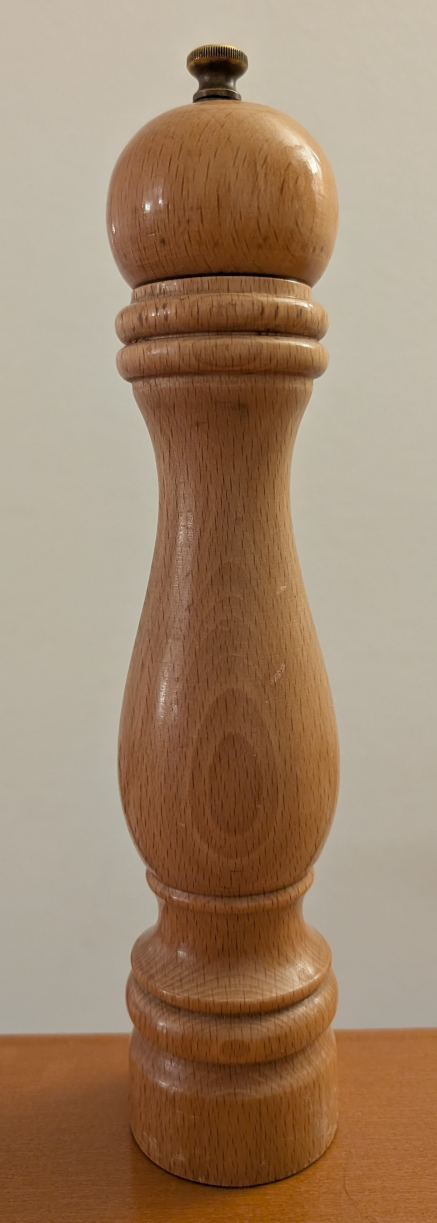
#> input picture Images/Pepper.jpg, 1311 x 3667 px (shown at 1/3 size)
$ jupyter execute Canny_edge_detection.ipynb
#> lines starting #> are read from the running program, lines starting #| are printed output that depends on the picture; after the words box and inside, x2 and y2 are one past the last pixel; in counts of white or black regions, pixels touching at a corner belong together
# Canny Edge Detection
Canny edge detection is a multistage edge detection algorithm that takes grayscale images and was developed by John F. Canny [1] [2].

1) Gaussian blurring
2) Intensity gradients and direction
3) Non-maximum supression
4) Double tresholding and hysteresis edge tracking

The following steps and explenations are mainly based of [1] and [3]

[cell 1]
#Imports
import matplotlib.pyplot as plt
import importlib
import numpy as np
import cv2
from scipy.signal import convolve2d
from collections import deque

# Preprocessing:
Before applying the Canny edge detector, images need to be converted from BGR to grayscale.
Optionaly downscaling will also be an option for large images.

[cell 2]
image_path = input("enter the path to the image you want to process: ")
#> the answer given: Images/Pepper.jpg
imageBGR = cv2.imread(image_path)
#> imageBGR is the input picture: shape (3667, 1311, 3); mean B, G, R 108.6, 134.1, 160.6
imageRGB = cv2.cvtColor(imageBGR, cv2.COLOR_BGR2RGB)
processed_img = cv2.cvtColor(imageBGR, cv2.COLOR_BGR2GRAY)
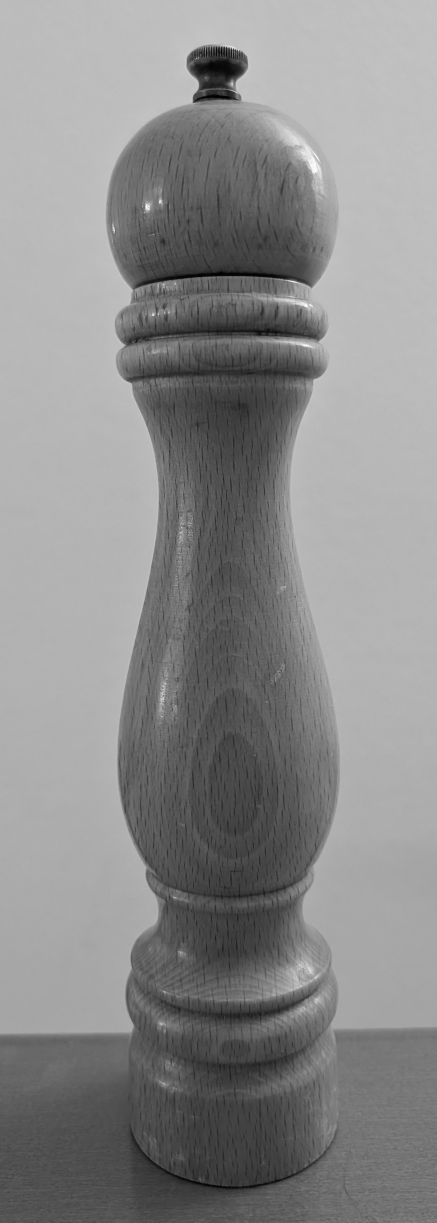
#> processed_img: shape (3667, 1311) (shown at 1/3 size); min 0, max 255, mean 139.1

if processed_img is None:
    raise ValueError("image not found")

downscale_to_50_percent = input("do you want to downscale the image to 50%? (y/n): ")
#> the answer given: y
if downscale_to_50_percent.lower() == "y":
    height, width = processed_img.shape[:2]
#> height = 3667; width = 1311
    new_width = int(width * 0.5)
#> new_width = 655
    new_height = int(height * 0.5)
#> new_height = 1833
    processed_img = cv2.resize(processed_img, (new_width, new_height), interpolation = cv2.INTER_AREA)
#> processed_img: shape (1833, 655)
    print("downscaling done")
    print(f"Downscaling done: {width}x{height} → {new_width}x{new_height}")
#| Downscaling done: 1311x3667 → 655x1833

#show original and preprocessed image
fig, (im1, im2) = plt.subplots(1, 2, figsize = (4, 3))

im1.imshow(imageRGB)
im1.set_title("Loaded image")
im1.axis("off")

im2.imshow(processed_img, cmap = "gray")
im2.set_title("Processed image")
im2.axis("off")

plt.tight_layout()
plt.show()
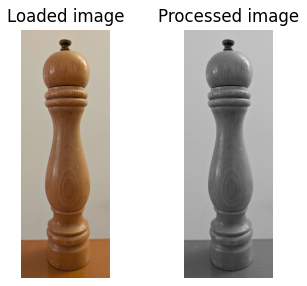
#> figure drawn by matplotlib, 2 panels

# 1) Gaussian blurring is applied to reduce noise by using a gaussian filter

Here we will use open cv's GaussianBlur function. Define the kernel size and the stadard deviation in the x and y direction.

[cell 3]
image_gaussian_blurred = cv2.GaussianBlur(processed_img, (5,5), 0)
print("Gaussian blurr applied")

fig, (im1, im2) = plt.subplots(1, 2, figsize = (8, 7))

im1.imshow(processed_img, cmap = "gray")
im1.set_title("Greyscale original image")
im1.axis("off")

im2.imshow(image_gaussian_blurred, cmap = "gray")
im2.set_title("Gaussian blurred image")
im2.axis("off")

plt.tight_layout()
plt.show()
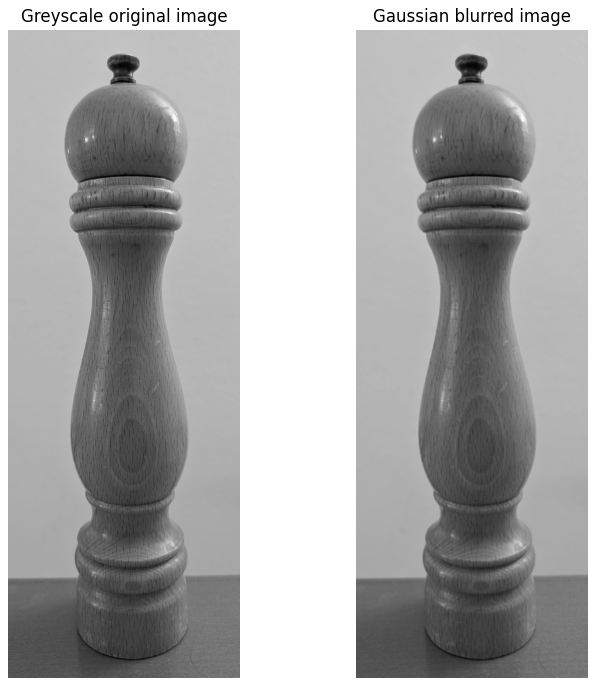
#> figure drawn by matplotlib, 2 panels

# 2) Intensity gradients and direction

Calculate the intensity gradient of the image. This is done with a Sobel kernel filter calculating the gradient of the image in the vertical and horizontal direction. It measures how the intensity changes in each of the directions. The magnitude of the directional gradient of each pixel can be found using: $$ G = \sqrt{G_x^2 + G_y^2} $$ And the corresponding direction using: $$ \theta = \arctan\left(\frac{G_y}{G_x}\right) $$

[cell 4]
sobel_y = np.array([[-1, -2, -1],
                    [0, 0, 0],
                    [1, 2, 1]])
sobel_x = sobel_y.T

#Convolce the entire image with the sobel filters:
Gx = convolve2d(image_gaussian_blurred, sobel_x, mode = "same", boundary = "symm")
Gy = convolve2d(image_gaussian_blurred, sobel_y, mode = "same", boundary = "symm")
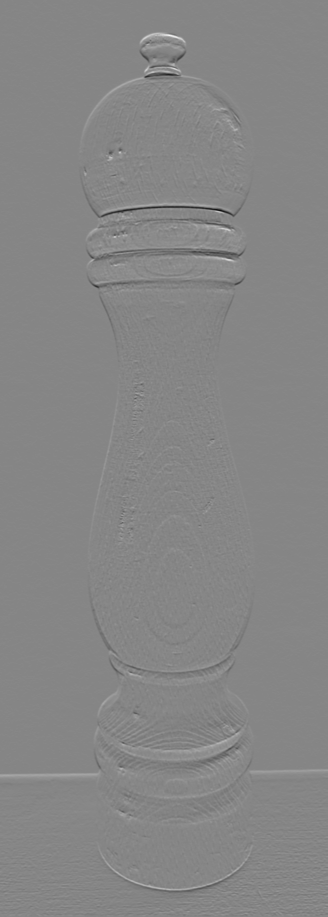
#> Gy: shape (1833, 655) int64 (shown at 1/2 size); min -339, max 307, mean 0.4; drawn with min black and max white

#Compute the gradient magnitude and direction
G = np.sqrt(np.square(Gx) + np.square(Gy))
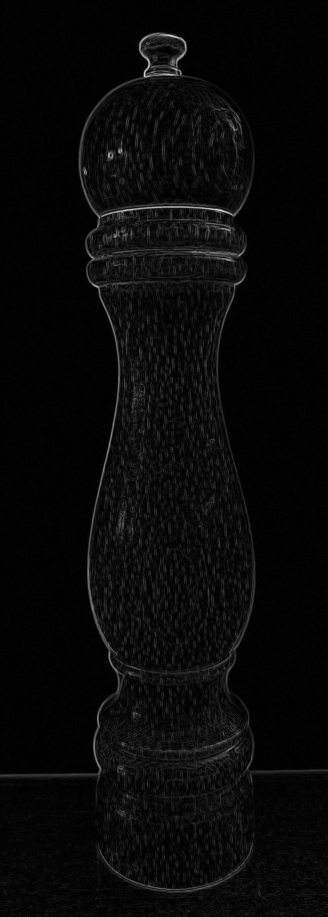
#> G: shape (1833, 655) float64 (shown at 1/2 size); min 0, max 339, mean 11.4; drawn with min black and max white
directions = np.arctan2(Gy, Gx)
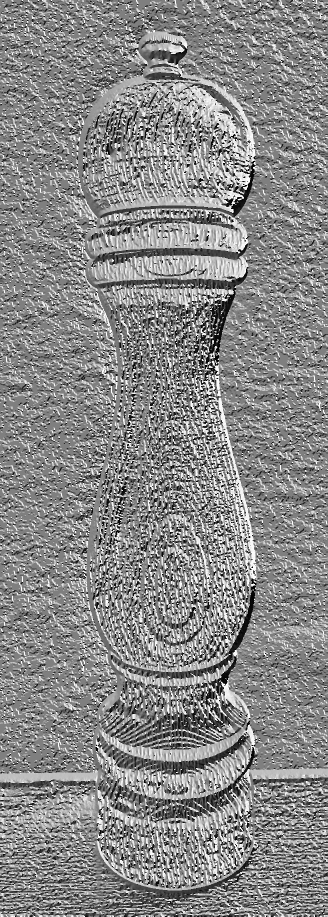
#> directions: shape (1833, 655) float64 (shown at 1/2 size); min -3.13, max 3.14, mean 0.229; drawn with min black and max white

fig, (im1, im2, im3) = plt.subplots(1, 3, figsize = (8, 7))
im1.imshow(image_gaussian_blurred, cmap = "gray")
im1.set_title("Gaussian blurred image")
im1.axis("off")

im2.imshow(G, cmap = "gray")
im2.set_title("Gradient image")
im2.axis("off")

im3.imshow(directions, cmap = "gray")
im3.set_title("Gradient directions")
im3.axis("off")

plt.tight_layout()
plt.show()

# 3) Non-maximum Supression

Non-maximum Supression is used to remove pixels that aren't part of the edge, essentialy thining out the edges. It works by checking if a pixel "is a local maximum in its neighborhood in the direction of gradient" [1]. If so, the pixel is kept otherwhise it is set to zero.

[cell 5]
# Quantize the gradient directions from the directions matrix into 0, 45, 90, and 135 for this step

non_max_img = np.zeros_like(G)
rows, cols = directions.shape
#> rows = 1833; cols = 655
directions = np.mod(directions, np.pi) #Transfomr all angles into the 4 relevant directions eg: -45 -> 135 degrees
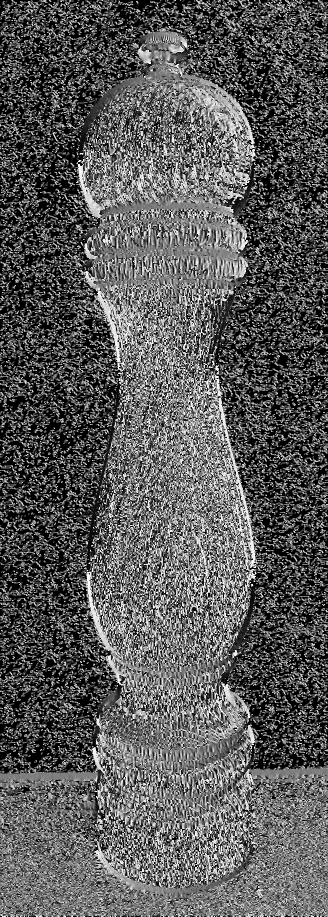
#> directions: shape (1833, 655) float64 (shown at 1/2 size); min 0, max 3.14, mean 1.12; drawn with min black and max white

for i in range(1,rows-1): #avoid the very edge of the image for the computation
    for j in range(1, cols-1):
        # Direction 0 degrees:
        if abs(directions[i,j]) <= np.pi/8 or (abs(directions[i,j]) > 7 * np.pi/8):
            if G[i,j-1] <= G[i,j] >= G[i,j+1]:
                non_max_img[i,j] = G[i,j]
        # Direction 45 degrees:
        elif abs(directions[i,j]) <= 3 * np.pi/8 and (abs(directions[i,j]) > np.pi/8):
            if G[i-1,j-1] <= G[i,j] >= G[i+1,j+1]:
                non_max_img[i,j] = G[i,j]
        # Direction 90 degrees
        elif abs(directions[i,j]) > 3 * np.pi/8 and (abs(directions[i,j]) <= 5 * np.pi/8):
            if G[i-1,j] <= G[i,j] >= G[i+1,j]:
                non_max_img[i,j] = G[i,j]
        # Direction 135 degrees
        elif abs(directions[i,j]) <= 7 * np.pi/8 and (abs(directions[i,j]) > 5 * np.pi/8):
            if G[i-1,j+1] <= G[i,j] >= G[i+1,j-1]:
                non_max_img[i,j] = G[i,j]
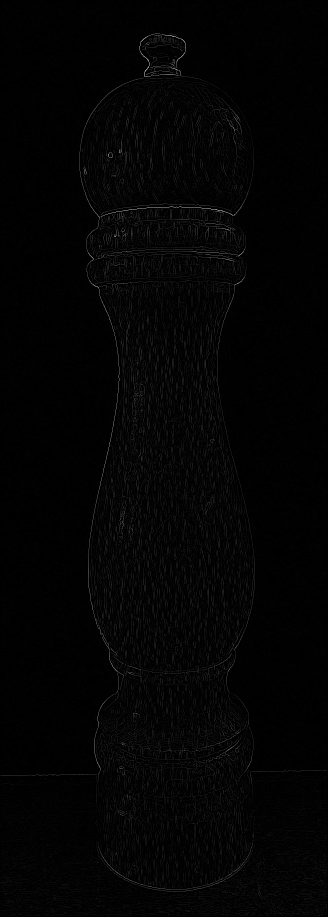
#> non_max_img: shape (1833, 655) float64 (shown at 1/2 size); min 0, max 339, mean 4.6; drawn with min black and max white

fig, (im1, im2) = plt.subplots(1, 2, figsize = (8, 7))

im1.imshow(G, cmap = "gray")
im1.set_title("Gradient image")
im1.axis("off")

im2.imshow(non_max_img, cmap = "gray")
im2.set_title("Image with non-max suppression")
im2.axis("off")

plt.tight_layout()
plt.show()

# 4) Double thresholding and hysteresis edge tracking

 To determine which edges in the picture after step 3 are actually edges, we apply double thresholding. We define two threshold values: one upper and one lower value. Pixels that are above the upper threshold are defined to be strong edges, and pixels that are below the threshold are completely discarded. Pixel values in between are defined to be weak edges, if they are connected to strong edges we keep them, otherwhise discard them.

[cell 6]
# Set upper and lower threshold
upper = 50 #G.max() * 0.23
lower = 100 #G.max() * 0.15

# Discard all pixels bellow the lower treshold and define strong and weak edges
tresholded_img = np.copy(non_max_img)
tresholded_img[tresholded_img < lower] = 0
tresholded_img[tresholded_img >= upper] = 255
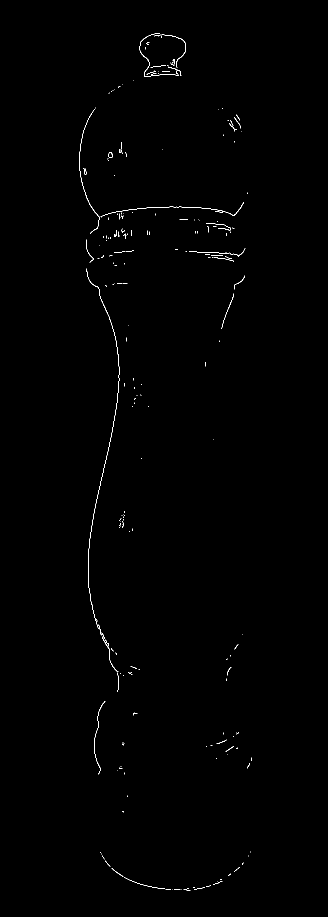
#> tresholded_img: shape (1833, 655) float64 (shown at 1/2 size); 0.34% white in thin lines or dots, all inside (x1, y1, x2, y2) = (159, 66, 504, 1782)
tresholded_img[(tresholded_img >= lower) & (tresholded_img < upper)] = 50

# Edge tracking by hysteresis
# If a weak pixel is connected to a strong one, we define it as strong as well

canny_image = np.copy(tresholded_img)
# All neighboors of a pixel
neighbors = [(-1, -1), (-1, 0), (-1, 1),
                ( 0, -1),          ( 0, 1),
                ( 1, -1), ( 1, 0), ( 1, 1)]

queue = deque(zip(*np.where(canny_image == 255))) #initialize  queue with all starting points
h, w = canny_image.shape
#> h = 1833; w = 655

while queue:
    y, x = queue.popleft()
    for dy, dx in neighbors:
        ny, nx = y + dy, x + dx
        if 0 <= ny < h and 0 <= nx < w: # check if the neighbor is within the image bounds
            if canny_image[ny, nx] == 50: # if neigbhbor is weak edge ads it to strong edges and add it to queue
                canny_image[ny, nx] = 255
                queue.append((ny, nx))
#> this loop made 4101 passes
#> (y, x) on passes 1 to 3: (66, 315), (66, 316), (66, 317)

#delete left over weak edges
canny_image[canny_image != 255] = 0

fig, (im1, im2, im3) = plt.subplots(1, 3, figsize = (20, 20))

im1.imshow(imageRGB)
im1.set_title("Original image")
im1.axis("off")

im2.imshow(canny_image, cmap = "gray")
im2.set_title("Canny edge detection image")
im2.axis("off")

cv2_canny = cv2.Canny(processed_img, 150, 290)
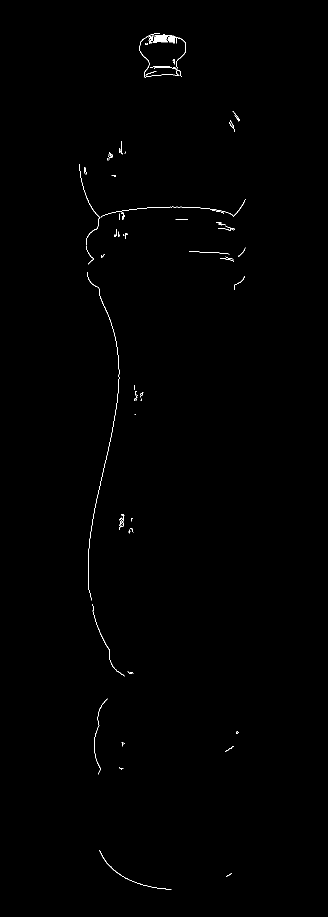
#> cv2_canny: shape (1833, 655) (shown at 1/2 size); 0.31% white in thin lines or dots, all inside (x1, y1, x2, y2) = (158, 66, 491, 1780)

im3.imshow(cv2_canny, cmap = "gray")
im3.set_title("Canny edge detection with opencv")
im3.axis("off")

plt.tight_layout()
plt.show()
